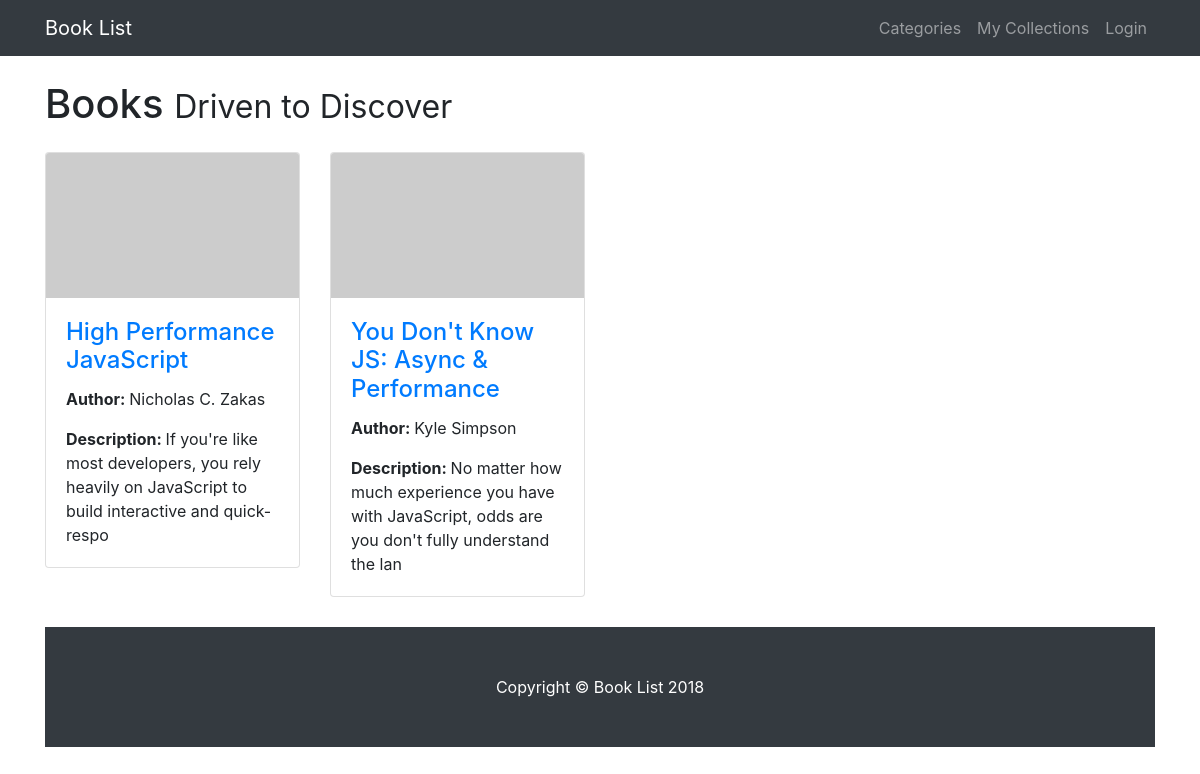
Screenshot of /category/2/book with the database file from the repository.
### database_setup.py (models this page shows, shortened)
class Book(Base):
    __tablename__ = 'book'
    id = Column(Integer, primary_key=True)
    name = Column(String(250), nullable=False)
    author = Column(String(250))
    desc = Column(String(1000))
    user_id = Column(String(250), ForeignKey('user.id'))
    user = relationship(User)
    category_id = Column(Integer, ForeignKey('category.id'))
    category = relationship(Category)

### project.py (the view)
@app.route('/category/<int:category_id>/book')
def categoryBooks(category_id):
    category = session.query(Category).filter_by(id=category_id).one()
    books = session.query(Book).filter_by(category_id=category_id).all()
    return render_template(
        'books.html',
        books=books,
        category=category,
        session=login_session
    )

### templates/books.html (shortened to what this page needs)
{% extends "main.html" %}
{% block content %}
    {% include "header.html" %}
    <div class="container">
            <h1 class="my-4">Books
              <small>Driven to Discover</small>
            </h1>
            <div class="row">
                {% for book in books %}
                    <div class="col-lg-3 col-md-4 col-sm-6 portfolio-item">
                        <div class="card h-80">
                        <a href="{{url_for('bookDetail', category_id=category.id, book_id=book.id)}}"><img class="card-img-top" src="http://placehold.it/700x400" alt=""></a>
                        <div class="card-body">
                            <h4 class="card-title">
                            <a href="{{url_for('bookDetail', category_id=category.id, book_id=book.id)}}">{{book.name}}</a>
                            </h4>
                            <p class="card-text"><b>Author: </b>{{book.author}}</p>
                            <p class="card-text"><b>Description: </b>{% if book.desc %}{{book.desc[:100]}}{% else %}None{% endif %}</p>
                        </div>
                        </div>
                    </div>
                {% endfor %}
            </div>
{% endblock %}

### templates/main.html (shortened to what this page needs)
<html>
    <head>
        <link rel="stylesheet" href="https://stackpath.bootstrapcdn.com/bootstrap/4.1.3/css/bootstrap.min.css">
        <link href="{{url_for('static', filename='4-col-portfolio.css')}}" rel="stylesheet" type="text/css">
    </head>
    <body>
        {% block content %}
        {% endblock %}
        <footer class="py-5 bg-dark">
            <div class="container">
            <p class="m-0 text-center text-white">Copyright &copy; Book List 2018</p>
            </div>
        </footer>
    </body>
</html>

### templates/header.html (shortened to what this page needs)
    <nav class="navbar navbar-expand-lg navbar-dark bg-dark fixed-top">
      <div class="container">
        <a class="navbar-brand" href="{{url_for('categories')}}">Book List</a>
        <div class="collapse navbar-collapse" id="navbarResponsive">
          <ul class="navbar-nav ml-auto">
            <li class="nav-item">
              <a class="nav-link" href="{{url_for('categories')}}">Categories</a>
            </li>
            <li class="nav-item">
              <a class="nav-link" href="{{url_for('myCollection')}}">My Collections</a>
            </li>
            <li class="nav-item"
                style="
                  ">
              <a class="nav-link"
                href="{{url_for('showLogin')}}">Login</a>
            </li>
          </ul>
        </div>
      </div>
    </nav>

### static/4-col-portfolio.css (style rules this page uses)
body { padding-top: 54px; }
@media (min-width: 992px) { body { padding-top: 56px; } }
.portfolio-item { margin-bottom: 30px; }

### rows the page displays
Book: name "High Performance JavaScript", author "Nicholas C. Zakas", desc "If you're like most developers, you rely heavily on JavaScript to build interactive and quick-respo"
Book: name "You Don't Know JS: Async & Performance", author "Kyle Simpson", desc "No matter how much experience you have with JavaScript, odds are you don't fully understand the lan"
